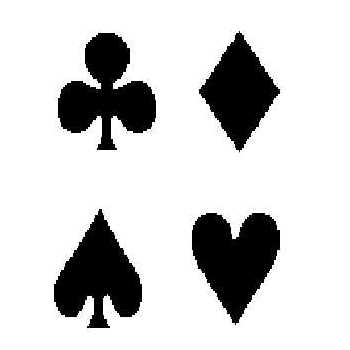
%> input picture demo/09-object-recognition/recognition-of-playing-cards/suits.jpg, 350 x 350 px
$ octave imRecognitionOfPlayingCards.m   (GNU Octave 9; MATLAB toolbox functions it lacks are replaced by stand-ins)
%> lines starting %> are read from the running program, lines starting %| are printed output that depends on the picture
%Classification of Paying cards
%HKa Feb. 2015
%Basered on code by Jesse Hansen, http://www.ele.uri.edu/~hansenj/
clear, close all;

% Import training image
filename = 'suits.jpg';
[Im,map] = imread(filename);
%> Im is the input picture: size 350x350x3 uint8; min 0, max 255, mean 207
%> map = []
if ~isempty(map)
    Im_intensity = ind2gray(Im,map);
else
    if size(Im,3)==3
        Im_intensity = rgb2gray(Im);
        Im_intensity = ind2gray(Im_intensity,gray(256));
%> Im_intensity: size 350x350 single
    else
        Im_intensity = ind2gray(Im,gray(256));
    end
end

% Show the image
figure(1)
imshow(Im_intensity)

% Threshhold the image and smooth the edges
thresh = 128;
Im_thr = 255-Im_intensity>thresh;
%> Im_thr: size 350x350 logical; every value is 1
BW1 = bwmorph(Im_thr,'majority',1);
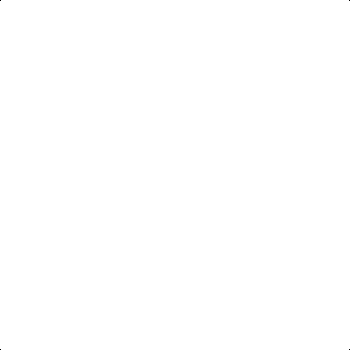
%> BW1: size 350x350 logical; 100% white; black in thin lines or dots
BW1 = bwmorph(BW1,'open',1);
figure(2)
imshow(BW1)

% Label the regions
[L,num] = bwlabel(BW1);
%> L: size 350x350 double; values 0 (black) and 1 (white), 100% white; black in thin lines or dots
%> num = 1
figure(3)
map = [0 0 0;
    0    0.7  0.7;
    0.7   0   0.7;
    0.7  0.7   0;
    0.7  0.5  0.3];

imshow(L+1,map)
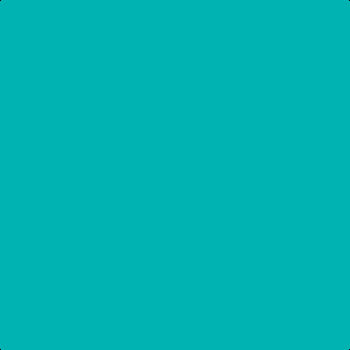
%> displayed picture: size 350x350x3, on the screen's scale of 0 to 255; mean R, G, B 0, 179, 179

% Get features of the 4 training objects
stats = regionprops(L,'Extent','ConvexImage','Solidity');
%> stats = 1 region; Extent and Solidity: 1 1
class = {'spades','clubs','hearts','diamonds'};

% 'Extent' - Scalar; the proportion of the pixels in the bounding box that are
%  also in the region. Computed as the Area divided by area of the bounding box.
%  This property is supported only for 2-D input label matrices.

% 'Solidity' - Scalar; the proportion of the pixels in the convex hull that are
%  also in the region. Computed as Area/ConvexArea.

% 'Area' - Scalar; the actual number of pixels in the region (object).
% 'ConvexArea' - Scalar; the number of pixels in 'ConvexImage'.
% 'ConvexImage' - Binary image (uint8); the convex hull, with all pixels within
%  the hull filled in (i.e., set to on). The image is the size of the bounding
%  box of the region.
% 'ConvexHull' - p-by-2 matrix; the smallest convex polygon that can contain
%  the region. Each row of the matrix contains the x- and y-coordinates of one
%  vertex of the polygon.


figure(4)
subplot(223), imshow(stats(1).ConvexImage), title(class{1})
subplot(221), imshow(stats(2).ConvexImage), title(class{2})
%> (this line was passed over: imshow is not available in this run)
subplot(224), imshow(stats(3).ConvexImage), title(class{3})
%> (this line was passed over: imshow is not available in this run)
subplot(222), imshow(stats(4).ConvexImage), title(class{4})
%> (this line was passed over: imshow is not available in this run)

s1 = [stats.Extent];
%> s1 = 1
s2 = [stats.Solidity];
%> s2 = 1

figure(5)
plot(s1,s2,'*')
xlabel('Extent'),ylabel('Solidity')

text(s1(1),s2(1),class{1})
text(s1(2),s2(2),class{2})
%> (this line was passed over: text is not available in this run)
text(s1(3),s2(3),class{3})
%> (this line was passed over: text is not available in this run)
text(s1(4),s2(4),class{4})
%> (this line was passed over: text is not available in this run)
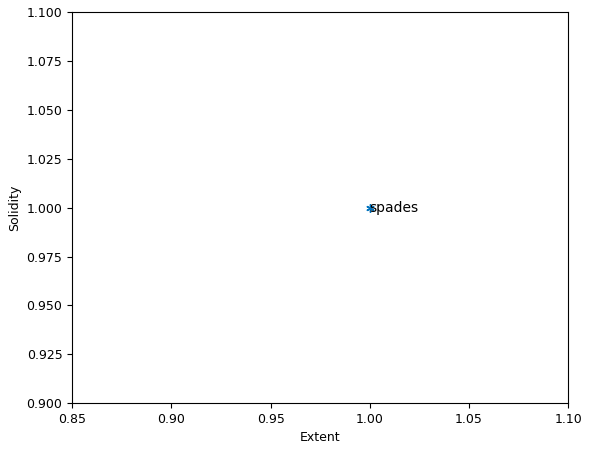
%> figure redrawn from the program's plot data

%%%%%%%%%%%%%%%%%%%%%%%%%%%%%%%%%%%%%%%%%%% Testing
% Import test image
filename = 'findsuits.jpg';
[Im,map] = imread(filename);
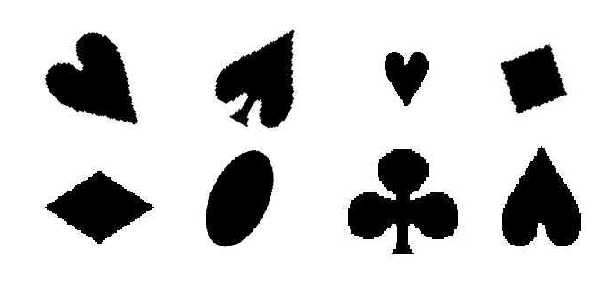
%> input picture demo/09-object-recognition/recognition-of-playing-cards/findsuits.jpg, 601 x 301 px
%> Im is the input picture: size 301x601 uint8; min 0, max 255, mean 207.3
if ~isempty(map)
    Im_intensity = ind2gray(Im,map);
else
    if size(Im,3)==3
        Im_intensity = rgb2gray(Im);
        Im_intensity = ind2gray(Im_intensity,gray(256));
    else
        Im_intensity = ind2gray(Im,gray(256));
%> Im_intensity: size 301x601 single
    end
end

% Threshhold the image and smooth the edges
Im_test_thr = (255-Im_intensity+1)>thresh;
%> Im_test_thr: size 301x601 logical; every value is 1
BW2 = bwmorph(Im_test_thr,'majority',1);
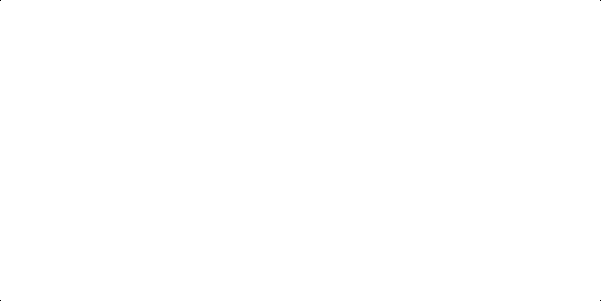
%> BW2: size 301x601 logical; 100% white; black in thin lines or dots
BW2 = bwmorph(BW2,'open',1);
figure(6)
imshow(BW2)

% Label the regions
[L_test,num_test] = bwlabel(BW2);
%> num_test = 1

% Get features of the test objects
stats_test = regionprops(L_test,'Image','Extent','ConvexImage','Solidity');
%> stats_test = 1 region; Extent and Solidity: 1 1
s1_test = [stats_test.Extent];
%> s1_test = 1
s2_test = [stats_test.Solidity];
%> s2_test = 1

figure(7)
plot(s1,s2,'x',s1_test,s2_test,'o')
xlabel('Extent'),ylabel('Solidity')
%> after `ylabel('Solidity')`:
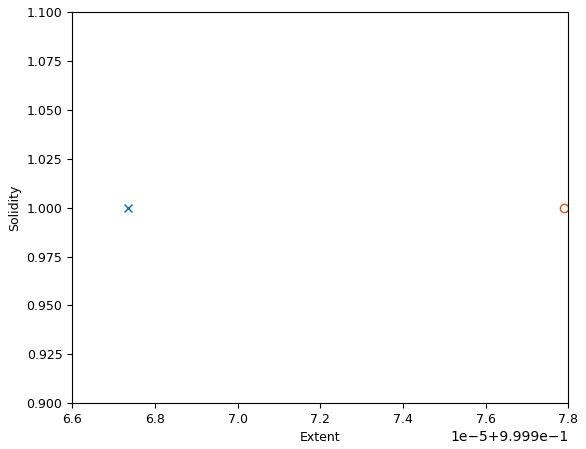
%> figure redrawn from the program's plot data

figure(8)
plot(ones(size(s2)),s2,'x',ones(size(s2_test)),s2_test,'+')
xlabel('Extent'),ylabel('Solidity')
%> after `ylabel('Solidity')`:
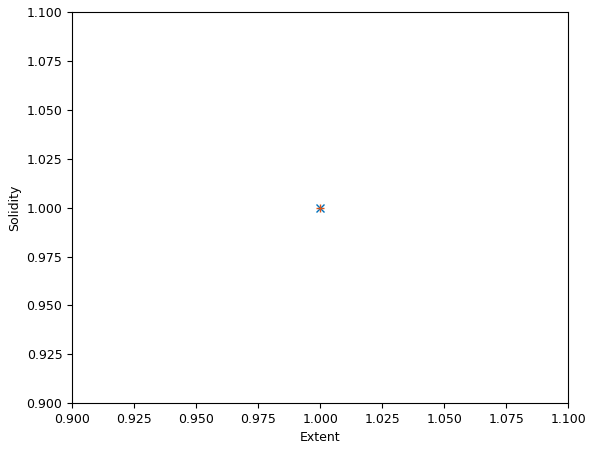
%> figure redrawn from the program's plot data

figure(9)
for n = 1:num_test
	distance(n,:) = abs(s2-s2_test(n));
	[dummy,I] = min(distance(n,:));
	stats_test(n).Class = class(I);
	subplot(2,4,n), imshow(stats_test(n).Image), title(stats_test(n).Class)
end
%> this loop made 1 pass
%> (dummy, I) on pass 1: (0, 1)
